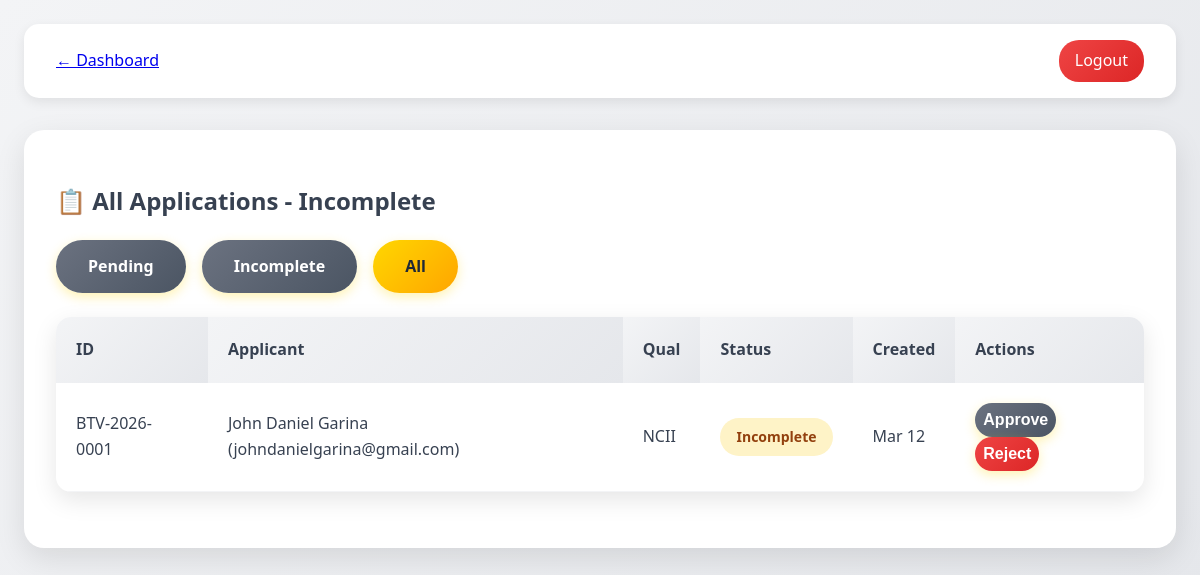
Screenshot of /btvlaci-portal/admin/admin_applications.php?status=Incomplete (signed in) with the database file from the repository.
### tables this page shows
CREATE TABLE applications (
    id INTEGER PRIMARY KEY AUTOINCREMENT,
    applicant_id INTEGER NOT NULL REFERENCES applicants(id) ON DELETE CASCADE,
    qualification TEXT CHECK(qualification IN ('NCII','NCIII')),
    status TEXT CHECK(status IN ('Pending','Incomplete','Approved','Rejected','Scheduled')) DEFAULT 'Pending',
    application_code TEXT UNIQUE NOT NULL,
    batch_id INTEGER REFERENCES batches(id),
    created_at DATETIME DEFAULT CURRENT_TIMESTAMP,
    updated_at DATETIME DEFAULT CURRENT_TIMESTAMP,
    doc_deadline DATETIME
);

CREATE TABLE applicants (
    id INTEGER PRIMARY KEY AUTOINCREMENT,
    name TEXT NOT NULL,
    email TEXT UNIQUE NOT NULL,
    password_hash TEXT NOT NULL,
    contact_number TEXT,
    role TEXT CHECK(role IN ('applicant','admin')) DEFAULT 'applicant',
    created_at DATETIME DEFAULT CURRENT_TIMESTAMP
);

### btvlaci-portal/admin/admin_applications.php (the view, shortened to what this page needs)
<?php
$pdo = new PDO('sqlite:' . DB_PATH);
$status_filter = $_GET['status'] ?? '';
$where = $status_filter ? 'WHERE status = :status' : '';
$stmt = $pdo->prepare("SELECT a.*, ap.name, ap.email FROM applications a JOIN applicants ap ON a.applicant_id = ap.id $where ORDER BY a.created_at DESC");
if ($status_filter) $stmt->bindValue(':status', $status_filter);
$stmt->execute();
$apps = $stmt->fetchAll();
?>
<!DOCTYPE html>
<html lang="en">
<head>
  <link rel="stylesheet" href="../assets/style.css">
</head>
<body>
  <div class="container">
    <nav class="nav">
      <a href="admin_dashboard.php">← Dashboard</a>
      <a href="../logout.php" class="logout">Logout</a>
    </nav>
    <div class="card">
      <h2>📋 All Applications <?= $status_filter ? ' - ' . ucfirst($status_filter) : '' ?></h2>
      <div class="flex gap-2 mb-4">
        <a href="?status=Pending" class="btn btn-secondary">Pending</a>
        <a href="?status=Incomplete" class="btn btn-secondary">Incomplete</a>
        <a href="?" class="btn">All</a>
      </div>
      <table>
        <thead>
          <tr>
            <th>ID</th>
            <th>Applicant</th>
            <th>Qual</th>
            <th>Status</th>
            <th>Created</th>
            <th>Actions</th>
          </tr>
        </thead>
        <tbody>
          <?php foreach ($apps as $app): ?>
          <tr>
            <td><?= htmlspecialchars($app['application_code']) ?></td>
            <td><?= htmlspecialchars($app['name']) ?> (<?= $app['email'] ?>)</td>
            <td><?= $app['qualification'] ?></td>
            <td><span class="status-badge status-<?= strtolower($app['status']) ?>"><?= $app['status'] ?></span></td>
            <td><?= date('M j', strtotime($app['created_at'])) ?></td>
            <td>
              <form method="POST" style="display:inline;">
                <button type="submit" name="action" value="approve" class="btn btn-secondary" style="padding:0.5rem;">Approve</button>
                <button type="submit" name="action" value="reject" class="btn btn-danger" style="padding:0.5rem;" onclick="return confirm('Reject?')">Reject</button>
              </form>
            </td>
          </tr>
          <?php endforeach; ?>
        </tbody>
      </table>
    </div>
  </div>
</body>
</html>

### btvlaci-portal/assets/style.css (style rules this page uses)
* { box-sizing: border-box; }
body { font-family: 'Segoe UI', Tahoma, Geneva, Verdana, sans-serif; margin: 0; padding: 0; background: linear-gradient(135deg, #F3F4F6 0%, #E5E7EB 100%); color: #374151; line-height: 1.6; }
.container { max-width: 1200px; margin: 0 auto; padding: 1.5rem; }
.btn { display: inline-block; padding: 0.875rem 2rem; background: linear-gradient(135deg, #FFD700, #FFA500); color: #1F2937; text-decoration: none; border-radius: 50px; font-weight: 600; transition: all 0.3s ease; border: none; cursor: pointer; font-size: 1rem; box-shadow: 0 4px 12px rgba(255,215,0,0.3); }
.btn-secondary { background: linear-gradient(135deg, #6B7280, #4B5563); color: white; }
.btn-danger { background: linear-gradient(135deg, #EF4444, #DC2626); color: white; }
.card { background: white; border-radius: 20px; padding: 2rem; box-shadow: 0 10px 30px rgba(0,0,0,0.1); margin: 1.5rem 0; transition: transform 0.3s ease; }
.status-badge { padding: 0.5rem 1rem; border-radius: 25px; font-weight: 600; font-size: 0.875rem; display: inline-block; }
.status-incomplete { background: #FEF3C7; color: #92400E; }
.flex { display: flex; gap: 1rem; align-items: center; flex-wrap: wrap; }
.nav { display: flex; justify-content: space-between; align-items: center; background: white; padding: 1rem 2rem; border-radius: 15px; box-shadow: 0 4px 12px rgba(0,0,0,0.08); margin-bottom: 2rem; }
.logout { background: linear-gradient(135deg, #EF4444, #DC2626); color: white; padding: 0.5rem 1rem; border-radius: 20px; text-decoration: none; font-weight: 500; transition: all 0.3s; }
table { width: 100%; border-collapse: collapse; margin: 1.5rem 0; background: white; border-radius: 15px; overflow: hidden; box-shadow: 0 8px 25px rgba(0,0,0,0.1); }
th { background: linear-gradient(135deg, #F3F4F6, #E5E7EB); padding: 1.25rem; text-align: left; font-weight: 600; color: #374151; }
td { padding: 1.25rem; border-bottom: 1px solid #F3F4F6; }

### rows the page displays
applications: application_code "BTV-2026-0001", applicant.name "John Daniel Garina", applicant.email "johndanielgarina@gmail.com", qualification "NCII", status "Incomplete", created_at "Mar 12"

### other values shown
$status_filter "Incomplete"
